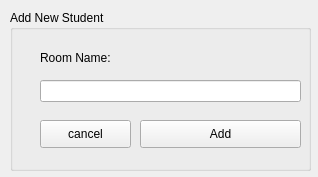
<?xml version="1.0" encoding="UTF-8"?>
<ui version="4.0">
 <class>Form</class>
 <widget class="QWidget" name="Form">
  <property name="geometry">
   <rect>
    <x>0</x>
    <y>0</y>
    <width>318</width>
    <height>177</height>
   </rect>
  </property>
  <property name="windowTitle">
   <string>Form</string>
  </property>
  <widget class="QGroupBox" name="groupBox">
   <property name="geometry">
    <rect>
     <x>10</x>
     <y>10</y>
     <width>301</width>
     <height>161</height>
    </rect>
   </property>
   <property name="title">
    <string>Add New Student</string>
   </property>
   <widget class="QPushButton" name="addBtn">
    <property name="geometry">
     <rect>
      <x>130</x>
      <y>110</y>
      <width>161</width>
      <height>28</height>
     </rect>
    </property>
    <property name="text">
     <string>Add</string>
    </property>
   </widget>
   <widget class="QLineEdit" name="room_name_txt">
    <property name="geometry">
     <rect>
      <x>30</x>
      <y>70</y>
      <width>261</width>
      <height>22</height>
     </rect>
    </property>
   </widget>
   <widget class="QLabel" name="label">
    <property name="geometry">
     <rect>
      <x>30</x>
      <y>40</y>
      <width>221</width>
      <height>16</height>
     </rect>
    </property>
    <property name="text">
     <string>Room Name:</string>
    </property>
   </widget>
   <widget class="QPushButton" name="cancelBtn">
    <property name="geometry">
     <rect>
      <x>30</x>
      <y>110</y>
      <width>91</width>
      <height>28</height>
     </rect>
    </property>
    <property name="text">
     <string>cancel</string>
    </property>
   </widget>
  </widget>
 </widget>
 <resources/>
 <connections/>
</ui>
